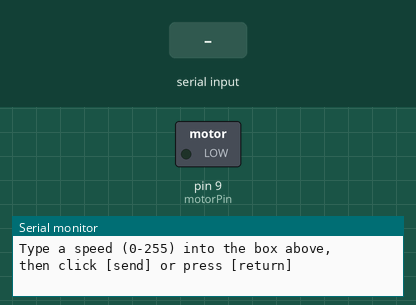
This sketch was run on a simulated Arduino Uno, built with avr-gcc and run on an emulated ATmega328P. On the bench: switched loads named in the sketch (green lamp = pin HIGH), the last lines printed to the serial monitor. The inputs (shaded band) are chosen by the test bench.

Above: at 1.2 s.
1.3 s: "90,45\n" received over Serial
At 1.6 s:
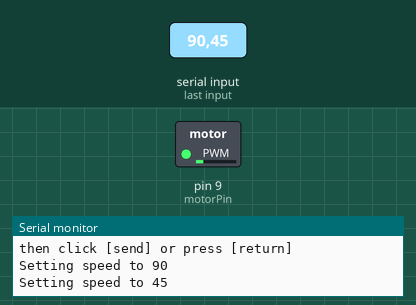
3.8 s: "30,150\n" received over Serial
At 4.6 s:
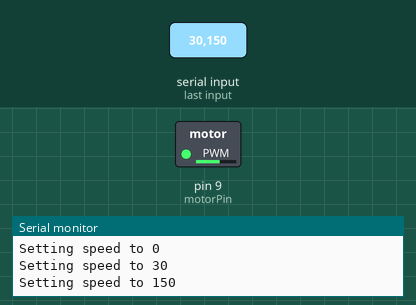
6.3 s: "200\n" received over Serial
At 7.1 s:
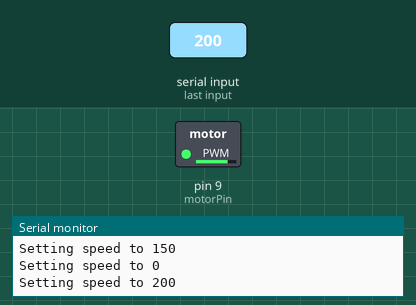
8.8 s: "90\n" received over Serial
At 9.6 s:
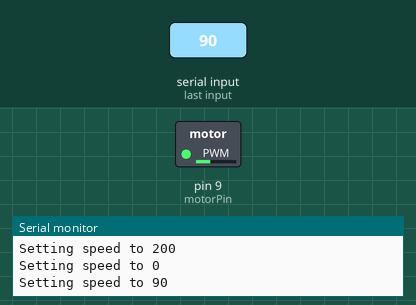
Timing chart, 0 to 11.8 s (numbered marks = the images above; inputs shaded):
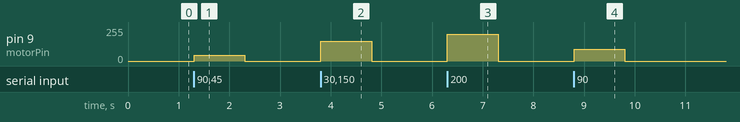

Measured:
- after the input at 1.3 s, pin 9 (motorPin): 0/255 → 45/255 at once, → 0/255 1.0 s later
- after the input at 3.8 s, pin 9 (motorPin): 0/255 → 150/255 at once, → 0/255 1.0 s later
- after the input at 6.3 s, pin 9 (motorPin): 0/255 → 200/255 at once, → 0/255 1.0 s later
- after the input at 8.8 s, pin 9 (motorPin): 0/255 → 90/255 at once, → 0/255 1.0 s later

The sketch:

CRX_ADKL3_09B.ino
```cpp
/*
  SPINNING A MOTOR
  Use a transistor to spin a motor at different speeds.
*/

// This must be one of the PWM-capable pins.
const int motorPin = 9;

void setup()
{
  // Set up the motor pin to be an output:
  pinMode(motorPin, OUTPUT);

  // Set up the serial port:
  Serial.begin(9600);
}

void loop() {
  int speed;

  // This code will let you type a speed into the serial
  // monitor window. Open the serial monitor using the magnifying-
  // glass icon at the top right of the Arduino window. Then
  // type your desired speed into the small text entry bar at the
  // top of the window and click "Send" or press return. The motor
  // will then operate at that speed. The valid range is 0 to 255.

  Serial.println("Type a speed (0-255) into the box above,");
  Serial.println("then click [send] or press [return]");
  Serial.println();  // Print a blank line

  // In order to type out the above message only once,
  // we'll run the rest of this function in an infinite loop:

  while(true)  // "true" is always true, so this will loop forever.
  {
    // First we check to see if incoming data is available:

    while (Serial.available() > 0)
    {
      // If it is, we'll use parseInt() to pull out any numbers:

      speed = Serial.parseInt();

      // Because analogWrite() only works with numbers from
      // 0 to 255, we'll be sure the input is in that range:

      speed = constrain(speed, 0, 255);

      // We'll print out a message to let you know that the
      // number was received:

      Serial.print("Setting speed to ");
      Serial.println(speed);

      // And finally, we'll set the speed of the motor!

      analogWrite(motorPin, speed);
    }
  }
}
```
